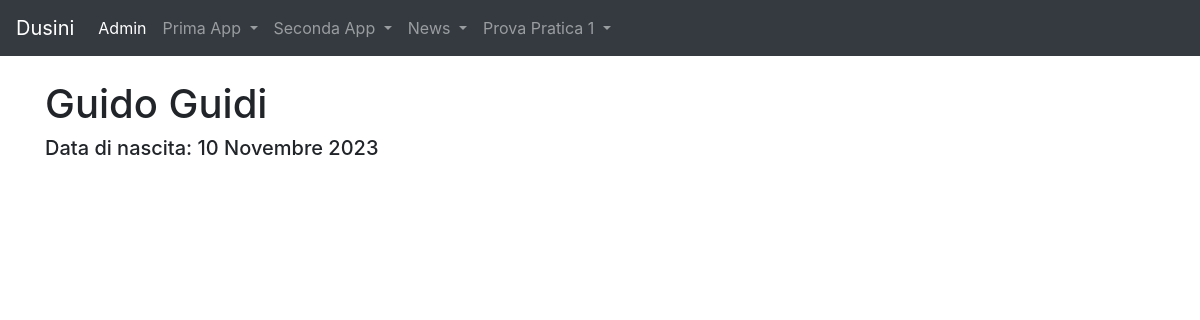
Screenshot of /news/giornalisti/2 with the database file from the repository.
### news/models.py (models this page shows, shortened)
class Giornalista(models.Model):
    nome = models.CharField(max_length=20)
    cognome = models.CharField(max_length=20)
    anno_di_nascita = models.DateField(blank=True)
    class Meta:
        verbose_name = "Giornalista"
        verbose_name_plural = "Giornalisti"

### news/views.py (the view)
# urls.py: path('giornalisti/<int:pk>', giornalistaDetailView, name="giornalista_detail")
def giornalistaDetailView(request, pk):
  giornalista = get_object_or_404(Giornalista, pk=pk)
  context = {"giornalista": giornalista}
  return render(request, "giornalista_detail.html", context)

### news/templates/giornalista_detail.html (shortened to what this page needs)
{% extends "base.html" %}
{%block content%}
<h1>{{giornalista.nome}} {{giornalista.cognome}}</h1>
    <h5>
        Data di nascita: {{giornalista.anno_di_nascita}}
    </h5>
{%endblock content%}

### rows the page displays
Giornalista: nome "Guido", cognome "Guidi", anno_di_nascita "10 Novembre 2023"
